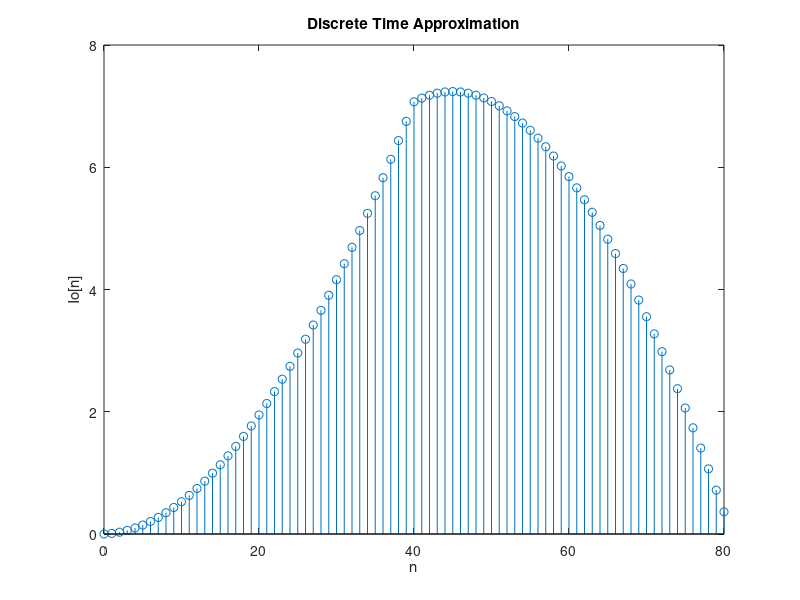

MATLAB code to generate this figure:
%---------Option A----------%

n = 0:1:40;
hn = exp(-0.01.*n).*sin(0.01.*n);
isn = 1 - cos(0.01 .* n);
Io = conv(hn, isn);
n = 0:1:80;

stem(n, Io);
title 'Discrete Time Approximation'
xlabel n
ylabel Io[n]


%---------Option B----------%
n = 0:1:40;
hn = exp(-0.01.*n).*sin(0.01.*n);
isn = 1 + sin(0.01 .* n);
Io = conv(hn, isn);
n = 0:1:80;

stem(n, Io);
title 'Discrete Time Approximation'
xlabel n
ylabel Io[n]
